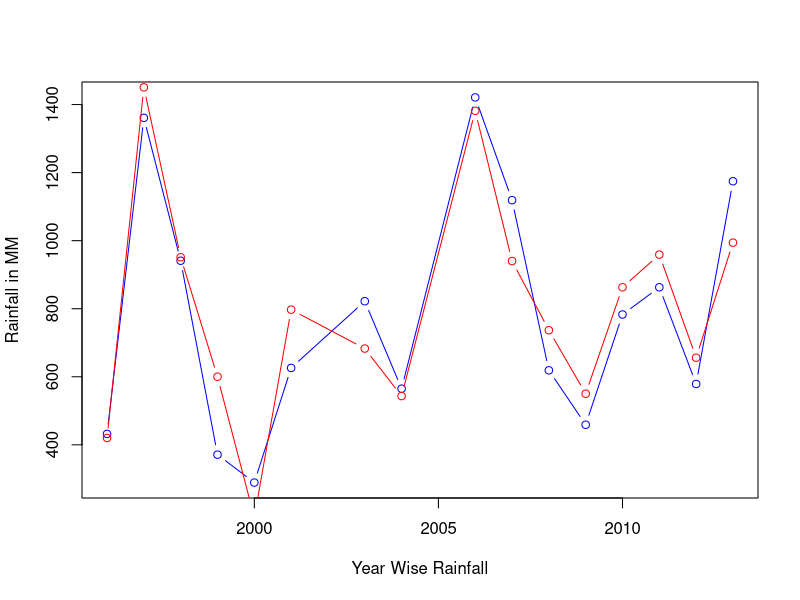

This figure's R source:
mydata=read.csv("YearWise_End.csv")
mydata
y=mydata$Rainfall..mm.
x1=mydata$Mean.T
x2=mydata$Max.T
x3=mydata$Min.T
x4=mydata$Mean.Humidity
x5=mydata$No_rainyday
x6=mydata$wind.speed.km.hr.
x7=mydata$Sea.level.Pressure.hPa.
fit=lm(y~x1+x2+x3+x4+x5+x6+x7)
summary(fit)
method=function(x1,x2,x3,x4,x5,x6,x7)
{
  exprainfall=(-3.796e+05+(x1*1.946e+02)+(x2*(4.057e+01))+(x3*6.002e+01)+(x4*6.300e+01)+(x5*9.262e+00)+(x6*-2.620e+01)+(x7*3.660e+02))
  return (exprainfall)
}
exprainfall=method(x1,x2,x3,x4,x5,x6,x7)
exprainfall
plot(mydata$Year,y,xlab="Year Wise Rainfall",ylab="Rainfall in MM",type="b",col="blue")
lines(mydata$Year,exprainfall,type="b",col="red")